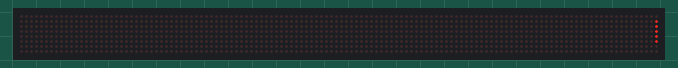
A sketch run on a simulated Arduino Uno, built with avr-gcc and run on an emulated ATmega328P. Shown: 128×8 LED matrix.

Above: at 0.02 s.
At 4.97 s:
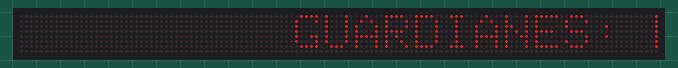
At 9.97 s:
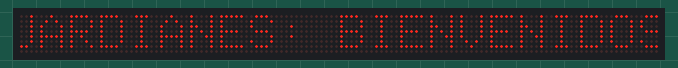
At 19.96 s:
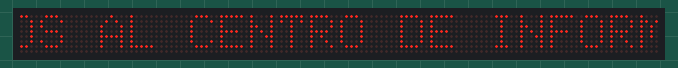
At 29.87 s:
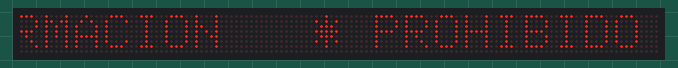
At 39.87 s:
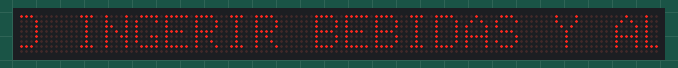

The sketch:

MatrixDespla.ino
```cpp
#include <SPI.h>
#include <Adafruit_GFX.h>
#include <Max72xxPanel.h>

//Vcc - Vcc
//Gnd - Gnd
//Din - Mosi (Pin 11)
//Cs  - SS (Pin 10)
//Clk - Sck (Pin 13)

const int pinCS = 10;
const int numberOfHorizontalDisplays = 16; //Numero de displays
const int numberOfVerticalDisplays = 1;

Max72xxPanel matrix = Max72xxPanel(pinCS, numberOfHorizontalDisplays, numberOfVerticalDisplays);

const int wait = 50; // Velocidad a la que realiza el scroll

const int spacer = 1;
const int width = 5 + spacer; // Ancho de la fuente a 5 pixeles

void setup(){
   Serial.begin(9600);
   matrix.setIntensity(3); // Ajustar el brillo entre 0 y 15
   matrix.setPosition(0, 0, 0); // El primer display esta en <0, 0>
   matrix.setPosition(1, 1, 0); // El segundo display esta en <1, 0>
   matrix.setPosition(2, 2, 0); // El tercer display esta en <2, 0>
   matrix.setPosition(3, 3, 0); // El cuarto display esta en <3, 0>
   matrix.setPosition(4, 4, 0); // El quinto display esta en <4, 0>
   matrix.setPosition(5, 5, 0); // El sexto display esta en <5, 0>
   matrix.setPosition(6, 6, 0); // El séptimo display esta en <6, 0>
   matrix.setPosition(7, 7, 0); // El octavo display esta en <7, 0>
   matrix.setPosition(8, 8, 0); // El noveno display esta en <8, 0>
   matrix.setPosition(9, 9, 0); // El noveno display esta en <8, 0>
   matrix.setPosition(10, 10, 0); // El noveno display esta en <8, 0>
   matrix.setPosition(11, 11, 0); // El noveno display esta en <8, 0>
   matrix.setPosition(12, 12, 0); // El noveno display esta en <8, 0>
   matrix.setPosition(13, 13, 0); // El noveno display esta en <8, 0>
   matrix.setPosition(14, 14, 0); // El noveno display esta en <8, 0>
   matrix.setPosition(15, 15, 0); // El noveno display esta en <8, 0>
   matrix.setPosition(16, 16, 0); // El noveno display esta en <8, 0>
   //matrix.setPosition(17, 17, 0); // El noveno display esta en <8, 0 >
   matrix.setRotation(0, 3);    // Posición del display
   matrix.setRotation(1, 3);    // Posición del display
   matrix.setRotation(2, 3);    // Posición del display
   matrix.setRotation(3, 3);    // Posición del display
   matrix.setRotation(4, 3);    // Posición del display
   matrix.setRotation(5, 3);    // Posición del display
   matrix.setRotation(6, 3);    // Posición del display
   matrix.setRotation(7, 3);    // Posición del display
   matrix.setRotation(8, 1);    // Posición del display
   matrix.setRotation(9, 1);    // Posición del dis play
   matrix.setRotation(10, 1);    // Posición del display
   matrix.setRotation(11, 1);    // Posición del display
   matrix.setRotation(12, 1);    // Posición del display
   matrix.setRotation(13, 1);    // Posición del display
   matrix.setRotation(14, 1);    // Posición del display
   matrix.setRotation(15, 1);    // Posición del display
   matrix.setRotation(16, 1);    // Posición del display
}

void loop(){
  //Variable cadena: introducir el texto a mostrar en el letrero
   String cadena = "GUARDIANES: BIENVENIDOS AL CENTRO DE INFORMACION   * PROHIBIDO INGERIR BEBIDAS Y ALIMENTOS  * MANTEN EL ORDEN Y GUARDA SILENCIO EN SALA DE LECTURA  * CUIDA EL MOBILIARIO, ES PARA EL USO DE TODOS";
   long int time = millis();
   while(Serial.available()){
      cadena += char(Serial.read());
   }
   for(int i = 0; i < width * cadena.length() + matrix.width() - 1 - spacer; i++){
      matrix.fillScreen(LOW);
      int letter = i / width;
      int x = (matrix.width() - 1) - i % width;
      int y = (matrix.height() - 8) / 2; // Centrar el texto
      while(x + width - spacer >= 0 && letter >= 0){
         if(letter < cadena.length()){
             matrix.drawChar(x, y, cadena[letter], HIGH, LOW, 1);
         }
         letter--;
         x -= width;
      }
      matrix.write(); // Muestra loscaracteres
      delay(wait);
   }
}
```
